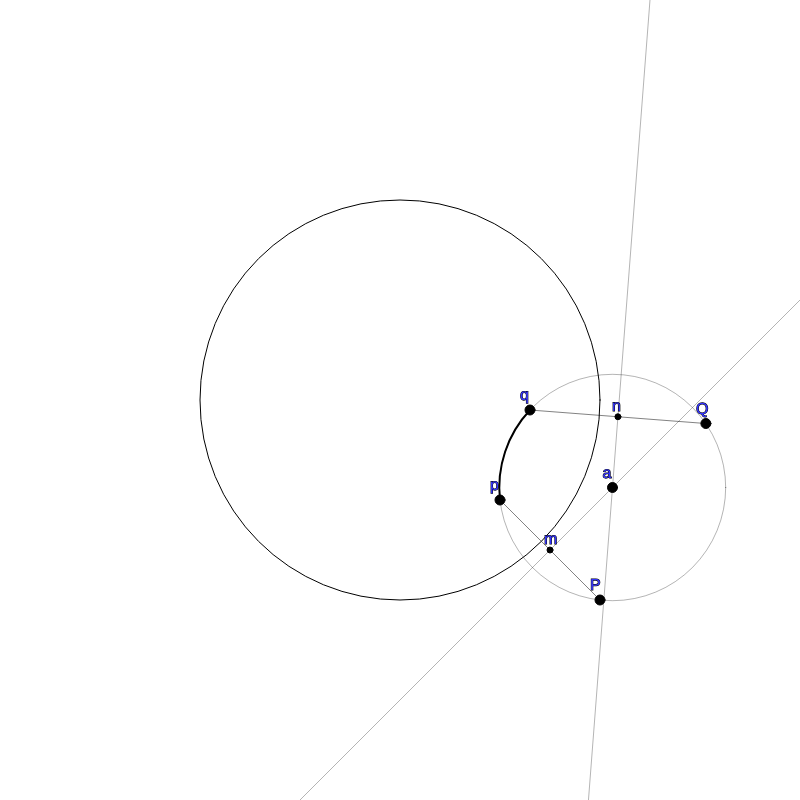
Frame 1 (no input)
Frame 60 (no input): identical to frame 1, image omitted
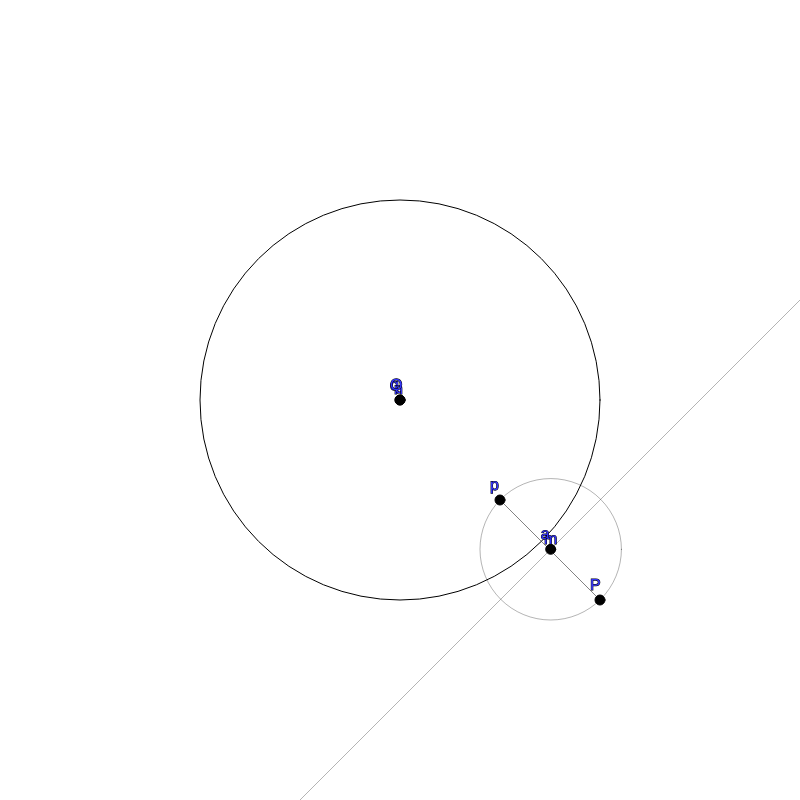
Frame 120 (the mouse pressed at the canvas centre since frame 60)

The p5.js sketch that drew these frames (run headless with seeded random() and noise() and a simulated clock; from frame 60 on, the mouse is pressed at the canvas centre):

// p5.js sketch
// ── sketch.js
var p,q,m,n,P,Q;

var u1,u2,v1,v2;
//var center
var a;
var c;
var r;

var theta1, theta2;
var thetaP, thetaQ;
function setup() {
  
    createCanvas(800, 800);
    background(100);
	
    c = new Circle(createVector(width*0.5,height*0.5),200);
  
    p = new Node("p");

    q = new Node("q");
  
  	P = new Node("P");
    Q = new Node("Q");
  
 	 m = new Node("m");
  
    n = new Node("n");
    m.weight = 6;
    n.weight = 6;
    a = new Node("a");
  
  
    p.position = p5.Vector.add(c.center, createVector(100,100));
    q.position = p5.Vector.add(c.center, createVector(130,10));
  	update();
}

function draw() {
  
    background(255);
   
    stroke(0,125);
  strokeWeight(1);
    noFill();
    line(P.position.x,P.position.y,p.position.x,p.position.y);
    line(Q.position.x,Q.position.y,q.position.x,q.position.y);

    stroke(0,255);
    noFill();
    c.draw();
  
    stroke(0);
  
    fill(0);
    p.draw();
 	q.draw();
    m.draw();
    n.draw();
  	a.draw();
    stroke(0);
    fill(255);
    P.draw();
  	Q.draw();
  noFill();
    stroke(0,75);
    line(v1.x,v1.y,u1.x,u1.y);
    line(v2.x,v2.y,u2.x,u2.y);
  
  	ellipse(a.position.x,a.position.y,2*r,2*r);
  
   strokeWeight(2);
  stroke(0,255);
 
   arc(a.position.x,a.position.y,2*r,2*r,theta1,theta2);

}


function mousePressed() {
  var mouse = createVector(mouseX,mouseY);
   if(c.containsPoint(mouse)){
     update(mouse);
  }
}

function mouseDragged() {
  var mouse = createVector(mouseX,mouseY);
  
  if(c.containsPoint(mouse)){
     update(mouse);
  }
}

function update(x) {
  
  if(!( x === undefined )){
  
    if( x.dist(p.position)< x.dist(q.position)){
      p.position = x;
    }
    else {
      q.position = x;
    }
  } 
  
  
  	P.position = c.invert(p.position);
    Q.position = c.invert(q.position);
  
  
  //midpoints
  m.position = p5.Vector.lerp(p.position,P.position,0.5);
  n.position = p5.Vector.lerp(q.position,Q.position,0.5);
  
  
  var pP = p5.Vector.sub(p.position,P.position);
  var qQ = p5.Vector.sub(q.position,Q.position);
  pP.normalize();
  qQ.normalize();
  
  pP.rotate(PI/2);
  qQ.rotate(PI/2);
  
  var l = width;
  u1 = linePoint(m.position,pP,l);
  u2 = linePoint(n.position,qQ,l);
  v1 = linePoint(m.position,pP,-l);
  v2 = linePoint(n.position,qQ,-l);
 
  
  a.position = intersectLines(m.position,pP,n.position,qQ);
  r = a.position.dist(p.position);
 
  thetaP = (p5.Vector.sub(p.position,a.position).heading() + TWO_PI)%TWO_PI;
  thetaQ = (p5.Vector.sub(q.position,a.position).heading() + TWO_PI)%TWO_PI;
  
  console.log(thetaP + "," + thetaQ);
  console.log(thetaQ - thetaP);
  
  if(thetaP < thetaQ) {
    theta1 = thetaP
    theta2 = thetaQ
  }
  else {
    theta1 = thetaQ
    theta2 = thetaP
  }
  
  if((theta2 - theta1)>PI) {
   var temp = theta1
    theta1 = theta2;
    theta2 = temp;
  }
  
  
 

}



function Node(name){
  
    this.position = createVector(0,0);
    this.name = name;
	this.weight = 10;
    this.draw = function() {
      	fill(0);
        ellipse(this.position.x,this.position.y,this.weight,this.weight);
      	
      	fill(50,50,255)
      	textSize(16);
		text(this.name, this.position.x - this.weight,this.position.y - this.weight);
    }
  
}

function linePoint(p,n,s){
   return p5.Vector.add(p ,p5.Vector.mult(n,s));
}

/*
intersection of lines
  p1 + s*n1 = p2 + t*n2
*/
function intersectLines(p1,n1,p2,n2){
 
  //solve with cramers rule:
  var detA = det( n1.x, -n2.x, n1.y, -n2.y );
  var detA0 = det( p2.x - p1.x , -n2.x, p2.y - p1.y  ,-n2.y );
  
  var s = detA0/detA; 
  
  return linePoint(p1,n1,s);
 //  p5.Vector.add(p1 , p5.Vector.mult(n1,s));
}

/*
  determinant of
  |a b|
  |c d|
*/
function det(a,b,c,d) {
  return a*d - c*b;
}

function Circle(center,r) {
  this.r = r;
  this.center = center;

  this.containsPoint = function(p){
    
    return this.center.dist(p) < this.r;
    
  };

  this.invert = function(p){ 
    
      var op = this.center.dist(p);

      var oq = this.r*this.r/op;

      var dq = p5.Vector.sub(p,this.center).normalize().mult(oq);
      var newP = p5.Vector.add(this.center,dq)
     
      return newP;
    
  };

  this.draw = function() {
    
    ellipse(this.center.x,this.center.y, 2*this.r,2*this.r)
    
  }
  
  	
}
